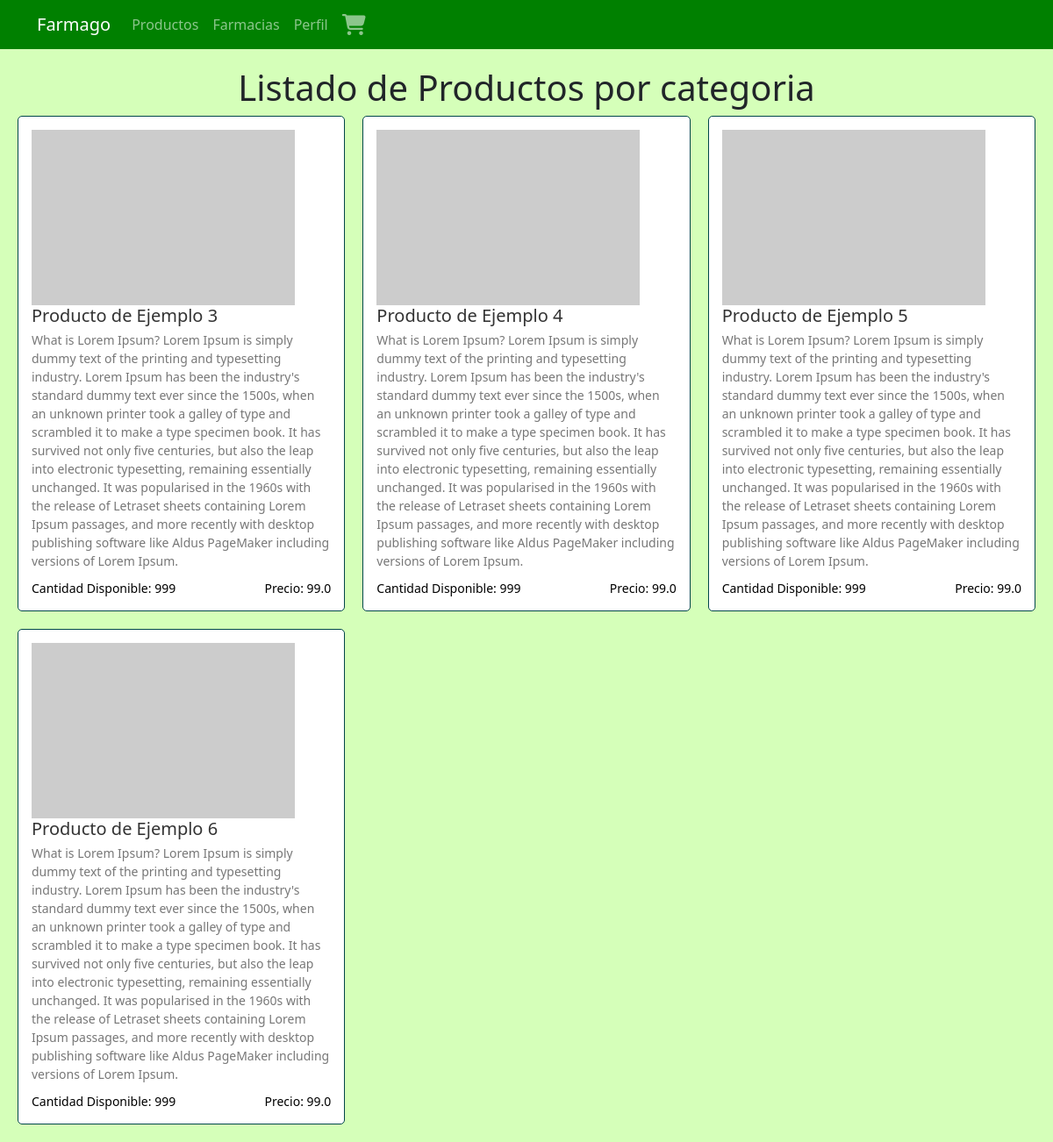
/productos/categoria/17, run on the app's committed database.
### tables this page shows
CREATE TABLE productos (
                id INTEGER PRIMARY KEY AUTOINCREMENT,
                nombre TEXT,
                imagen TEXT,
                descripcion TEXT,
                cantidad INTEGER,
                precio_unitario REAL,
                id_categoria INTEGER,
                id_farmacia INTEGER, 
                FOREIGN KEY(id_categoria) REFERENCES categorias(id),
                FOREIGN KEY(id_farmacia) REFERENCES usuarios(id)
            );

### src/productos_client/productos_por_categoria.py (the view)
def productos_por_categoria(id_categoria):
    with app.app_context():
        db = get_db()
        cursor = db.cursor()
        cursor.execute(
            "SELECT * FROM productos WHERE id_categoria = ?", (id_categoria,)
        )
        productos = cursor.fetchall()
        cursor.execute("SELECT nombre FROM categorias WHERE id = ?", (id_categoria,))
        categoria_nombre = cursor.fetchone()[0]
    return render_template(
        "productos_por_categoria.html",
        productos=productos,
        categoria_nombre=categoria_nombre,
    )

### src/helpers/helpers.py (called while the page is built)
def get_db():
    db = getattr(g, "_database", None)
    if db is None:
        db = g._database = sqlite3.connect(DATABASE)
    return db

### templates/productos_por_categoria.html (shortened to what this page needs)
{% extends 'base.html' %} {% block head %}
<link
    rel="stylesheet"
    href="{{ url_for('static', filename='css/productos_por_categoria.css') }}" />
{% endblock head %} {% block content %}
<div class="productos">
    <h1>Listado de Productos por categoria</h1>
    <div class="product-list">
        {% for producto in productos %}
        <div
            class="product-card"
            onclick="window.location.href='{{ url_for('ver_detalle_producto', id_producto=producto[0]) }}';">
            <div class="product-image">
                <img src="{{ producto[2] }}" alt="" />
            </div>
            <div class="product-info">
                <h2 class="product-name">{{ producto[1] }}</h2>
                <p class="product-description">{{ producto[3] }}</p>
                <div class="product-details">
                    <p class="product-quantity">
                        Cantidad Disponible: {{ producto[4] }}
                    </p>
                    <p class="product-price">Precio: {{ producto[5] }}</p>
                </div>
            </div>
        </div>
        {% endfor %}
    </div>
</div>
{% endblock content %}

### static/css/productos_por_categoria.css (style rules this page uses)
.productos { max-width: 1200px; margin: 0 auto; padding: 20px; }
h1 { text-align: center; margin-bottom: 30px; }
.product-list { display: grid; grid-template-columns: repeat(auto-fit, minmax(280px, 1fr)); grid-gap: 20px; }
.product-card { border: 1px solid #014649; border-radius: 5px; padding: 15px; background-color: #fff; cursor: pointer; }
.product-image { display: flex; justify-content: center; max-width: 300px; }
.product-image img { max-width: 100%; max-height: 100%; }
.product-name { font-size: 20px; margin: 0; color: #333; }
.product-description { font-size: 14px; color: #777; margin-top: 5px; margin-bottom: 10px; overflow: hidden; text-overflow: ellipsis; }
.product-details { display: flex; justify-content: space-between; }
.product-quantity, .product-price { font-size: 14px; margin: 0; color: black; }

### static/css/base.css (style rules this page uses)
html { background-color: #D5FFB9; }

### data on the page
productos: nombre "Producto de Ejemplo 3", descripcion "What is Lorem Ipsum? Lorem Ipsum is simply dummy text of the printing and typesetting industry. Lorem Ipsum has been the industry's standard dummy text ever since the 1500s, when an unknown printer took a galley of type and scrambled it to make a type specimen book. It has survived not only five centuries, but also the leap into electronic typesetting, remaining essentially unchanged. It was popularised in the 1960s with the release of Letraset sheets containing Lorem Ipsum passages, and more recently with desktop publishing software like Aldus PageMaker including versions of Lorem Ipsum.", cantidad "999", precio_unitario "99.0"
productos: nombre "Producto de Ejemplo 4", descripcion "What is Lorem Ipsum? Lorem Ipsum is simply dummy text of the printing and typesetting industry. Lorem Ipsum has been the industry's standard dummy text ever since the 1500s, when an unknown printer took a galley of type and scrambled it to make a type specimen book. It has survived not only five centuries, but also the leap into electronic typesetting, remaining essentially unchanged. It was popularised in the 1960s with the release of Letraset sheets containing Lorem Ipsum passages, and more recently with desktop publishing software like Aldus PageMaker including versions of Lorem Ipsum.", cantidad "999", precio_unitario "99.0"
productos: nombre "Producto de Ejemplo 5", descripcion "What is Lorem Ipsum? Lorem Ipsum is simply dummy text of the printing and typesetting industry. Lorem Ipsum has been the industry's standard dummy text ever since the 1500s, when an unknown printer took a galley of type and scrambled it to make a type specimen book. It has survived not only five centuries, but also the leap into electronic typesetting, remaining essentially unchanged. It was popularised in the 1960s with the release of Letraset sheets containing Lorem Ipsum passages, and more recently with desktop publishing software like Aldus PageMaker including versions of Lorem Ipsum.", cantidad "999", precio_unitario "99.0"
productos: nombre "Producto de Ejemplo 6", descripcion "What is Lorem Ipsum? Lorem Ipsum is simply dummy text of the printing and typesetting industry. Lorem Ipsum has been the industry's standard dummy text ever since the 1500s, when an unknown printer took a galley of type and scrambled it to make a type specimen book. It has survived not only five centuries, but also the leap into electronic typesetting, remaining essentially unchanged. It was popularised in the 1960s with the release of Letraset sheets containing Lorem Ipsum passages, and more recently with desktop publishing software like Aldus PageMaker including versions of Lorem Ipsum.", cantidad "999", precio_unitario "99.0"
